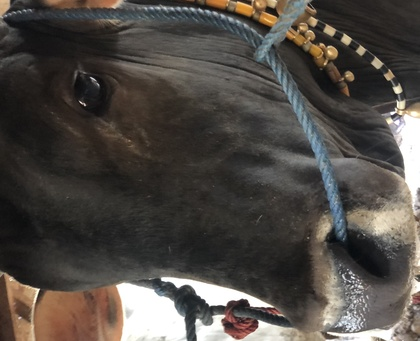
%> input picture dataset/train/sakit/PMK 10 - Copy (2).jpeg, 420 x 341 px, shrunk from 2900 x 2353 before the run; its folder holds only this picture in this run
$ octave ekstraksi_4_metode.m   (GNU Octave 9; MATLAB toolbox functions it lacks are replaced by stand-ins)
%> lines starting %> are read from the running program, lines starting %| are printed output that depends on the picture; in (x1, y1, x2, y2) boxes, pixels count from 0 and x2, y2 are one past the last pixel; in counts of white or black regions, pixels touching at a corner belong together; the program's own positions count from 1
%> in loadDataset, img is the input picture: size 341x420x3 uint8; mean R, G, B 79.3, 74.1, 69.1
clc; clear;

% Parameter
k = 3;
folder_train = '../dataset/train';
folder_test = '../dataset/test';

% --- Konfigurasi untuk ekspor ke Excel ---
output_file = 'ekstraksi_fitur_dataset_4.xlsx';
if exist(output_file, 'file')
    delete(output_file);
end
sheet_names = {'Train', 'Test'};
headers = {'Id', 'On', 'Off', 'Mean', 'Std', 'Label'};

% Fungsi Ekstraksi Fitur
function fitur = ekstrakFitur(img)
    % Grayscale
    gray = rgb2gray(img);
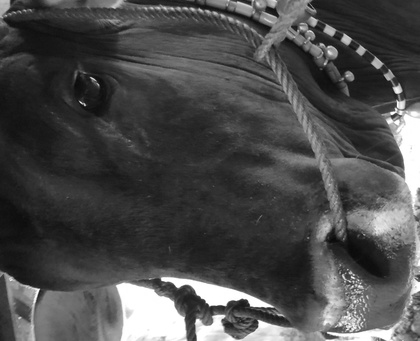
%> gray: size 341x420 uint8; min 8, max 255, mean 75.1

    % Filtering (median filter)
    filtered = medfilt2(gray);

    % Histogram Equalization
    histEq = histeq(filtered);
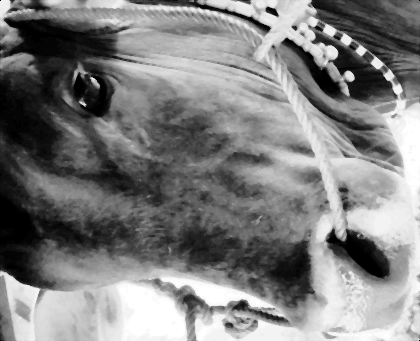
%> histEq: size 341x420 uint8; min 0, max 255, mean 127.1

    % Thresholding
    level = graythresh(histEq);
%> level = 0.498
    bw = imbinarize(histEq, level);
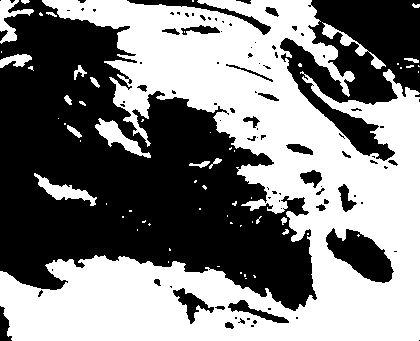
%> bw: size 341x420 logical; 50.4% white; 95 black regions (67 under 20 px), largest, box (x1, y1, x2, y2) and area: (0, 0, 317, 311) 53464, (280, 0, 420, 161) 11533, (326, 228, 394, 283) 2035

    % Ekstraksi fitur
    fitur_on  = sum(bw(:));
%> fitur_on = 72137
    fitur_off = numel(bw) - fitur_on;
%> fitur_off = 71083
    fitur_mean = mean(bw(:));
%> fitur_mean = 0.504
    fitur_std  = std(double(bw(:)));
%> fitur_std = 0.5

    fitur = [fitur_on, fitur_off, fitur_mean, fitur_std];
%> fitur = [72137 71083 0.504 0.5]
end

% === Load Data ===
function [X, y, fitur_rows] = loadDataset(folder)
    kelas = dir(folder);
    kelas = kelas([kelas.isdir] & ~startsWith({kelas.name}, '.'));

    X = [];
    y = [];
    fitur_rows = {};
    idx = 1;
    for i = 1:length(kelas)
        label = kelas(i).name;
        folder_kelas = fullfile(folder, label);

        % Ambil semua file dengan ekstensi gambar umum
        ekstensi = {'*.jpg', '*.jpeg', '*.png'};
        gambar = [];
        for e = 1:length(ekstensi)
            gambar = [gambar; dir(fullfile(folder_kelas, ekstensi{e}))];
        end

        for j = 1:length(gambar)
            path = fullfile(folder_kelas, gambar(j).name);
            img = imread(path);
            fitur = ekstrakFitur(img);
%> fitur = [72137 71083 0.504 0.5]
            X = [X; fitur];
%> X = [72137 71083 0.504 0.5]
            y = [y; string(label)];
            fitur_rows(idx, :) = {idx, fitur(1), fitur(2), fitur(3), fitur(4), label}; %#ok<AGROW>
            idx = idx + 1;
        end
    end
%> pass 2 of the loop in loadDataset, `for i = 1:length(kelas)`:
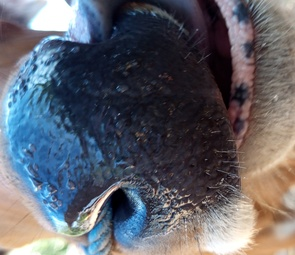
%> input picture dataset/train/sehat/IMG_20250716_152640.jpg, 295 x 255 px, shrunk from 2040 x 1760 before the run
%> in loadDataset, img is the input picture: size 255x295x3 uint8; mean R, G, B 94.9, 97.5, 106.5
%> gray: size 255x295 uint8
%> filtered: size 255x295 uint8
%> in ekstrakFitur (call 2), `histEq = histeq(filtered);`:
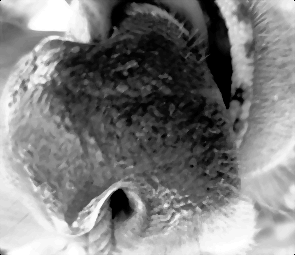
%> histEq: size 255x295 uint8; min 0, max 255, mean 126.2
%> in ekstrakFitur (call 2), `bw = imbinarize(histEq, level);`:
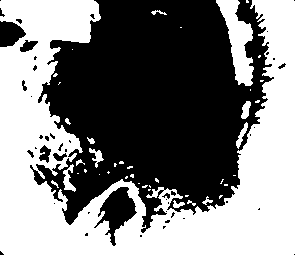
%> bw: size 255x295 logical; 49.3% white; 42 white regions (28 under 20 px), largest, box (x1, y1, x2, y2) and area: (0, 0, 295, 255) 34601, (216, 0, 254, 86) 1534, (63, 164, 76, 192) 169
%> fitur_on = 37108
%> fitur_off = 38117
%> fitur_mean = 0.493
%> in ekstrakFitur (call 2), `fitur = [fitur_on, fitur_off, fitur_mean, fitur_std];`: fitur = [37108 38117 0.493 0.5]
%> X = [72137 71083 0.504 0.5; 37108 38117 0.493 0.5]
end

% Load data train & test, dan siapkan data untuk Excel
[X_train, y_train, fitur_train] = loadDataset(folder_train);
%> X_train = [72137 71083 0.504 0.5; 37108 38117 0.493 0.5]; y_train = {'sakit', 'sehat'}; fitur_train = {1, 2, 72137, 37108, 71083, 38117, 0.504, 0.493, 0.5, 0.5, 'sakit', 'sehat'}
[X_test, y_test, fitur_test] = loadDataset(folder_test);

% ============================
% === Simpan ke Excel ========
% ============================
writecell([headers; fitur_train], output_file, 'Sheet', sheet_names{1}, 'Range', 'A1');
writecell([headers; fitur_test],  output_file, 'Sheet', sheet_names{2}, 'Range', 'A1');
disp("✅ Ekstraksi fitur selesai dan disimpan di 'ekstraksi_fitur_dataset.xlsx'");

% ============================
% === KNN Manual ============
% ============================
%> (the run ends here)
